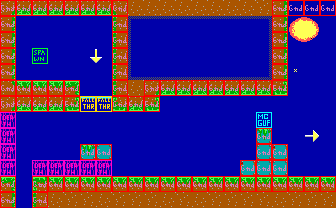

The image is a tile-based game level rendered from a .tmx file. Its description and complete source (layers, tilesets, objects, tile grids) follow:
An orthogonal 21x13 tile map with 16x16 px tiles, 2 tile layers (bg, col), 2 tilesets and 1 object (text).

<map version="1.10" tiledversion="1.10.2" orientation="orthogonal" renderorder="right-down" width="21" height="13" tilewidth="16" tileheight="16" infinite="0" nextlayerid="4" nextobjectid="13">
 <properties>
  <property name="music" type="int" value="11" />
 </properties>
 <tileset firstgid="1" source="tileset.tsx" />
 <tileset firstgid="241" source="obj.tsx" />
 <layer id="1" name="bg" width="21" height="13">
  <data encoding="csv">
162,183,183,183,183,183,183,163,123,123,123,123,123,123,123,123,103,104,45,45,45,
104,45,45,45,45,45,45,102,206,207,207,207,207,207,207,207,208,104,1,2,45,
104,45,45,45,45,45,45,102,209,45,45,45,45,45,45,45,229,104,21,22,45,
104,45,45,45,45,224,225,102,209,45,45,45,45,45,45,45,229,104,45,45,45,
104,45,45,45,45,45,45,102,226,227,227,227,227,227,227,227,228,104,23,45,45,
124,83,83,83,84,45,45,102,123,162,183,183,183,183,183,183,183,184,45,45,45,
162,183,183,183,184,65,65,182,183,184,45,45,45,45,45,45,45,45,45,45,45,
62,45,45,45,45,45,45,45,45,45,45,45,45,45,45,45,45,45,45,45,45,
62,45,45,45,45,45,45,45,45,45,45,45,45,45,45,45,42,45,45,203,45,
62,45,45,45,45,42,41,45,45,45,45,45,45,45,45,45,41,61,45,45,45,
62,45,62,62,62,62,62,45,45,45,45,45,45,45,45,61,41,41,45,45,45,
84,45,82,83,83,83,83,83,83,83,83,83,83,83,83,83,83,83,83,83,83,
104,45,102,123,103,103,123,103,103,103,123,103,123,103,103,103,103,123,103,103,103
</data>
 </layer>
 <layer id="2" name="col" width="21" height="13">
  <data encoding="csv">
242,242,242,242,242,242,242,242,241,241,241,241,241,241,241,241,241,242,242,242,242,
242,241,241,241,241,241,241,242,241,241,241,241,241,241,241,241,241,242,241,241,241,
242,241,241,241,241,241,241,242,241,241,241,241,241,241,241,241,241,242,241,241,241,
242,241,243,241,241,241,241,242,241,241,241,241,241,241,241,241,241,242,241,241,241,
242,241,241,241,241,241,241,242,241,241,241,241,241,241,241,241,241,242,241,241,241,
242,242,242,242,242,241,241,242,241,242,242,242,242,242,242,242,242,242,241,241,241,
242,242,242,242,242,245,245,242,242,242,241,241,241,241,241,241,241,241,241,241,241,
244,241,241,241,241,241,241,241,241,241,241,241,241,241,241,241,247,241,241,241,241,
244,241,241,241,241,241,241,241,241,241,241,241,241,241,241,241,242,241,241,241,241,
244,241,241,241,241,242,242,241,241,241,241,241,241,241,241,241,242,242,241,241,241,
244,241,244,244,244,244,244,241,241,241,241,241,241,241,241,242,242,242,241,241,241,
242,241,242,242,242,242,242,242,242,242,242,242,242,242,242,242,242,242,242,242,242,
242,0,242,241,241,241,241,241,241,241,241,241,241,241,241,241,241,241,241,241,241
</data>
 </layer>
 <objectgroup id="3" name="obj">
  <object id="12" name="IntroText" type="text" x="131.833" y="19.75" width="136.166" height="55.8334">
   <properties>
    <property name="string_id" type="int" value="1" />
   </properties>
  </object>
 </objectgroup>
</map>
